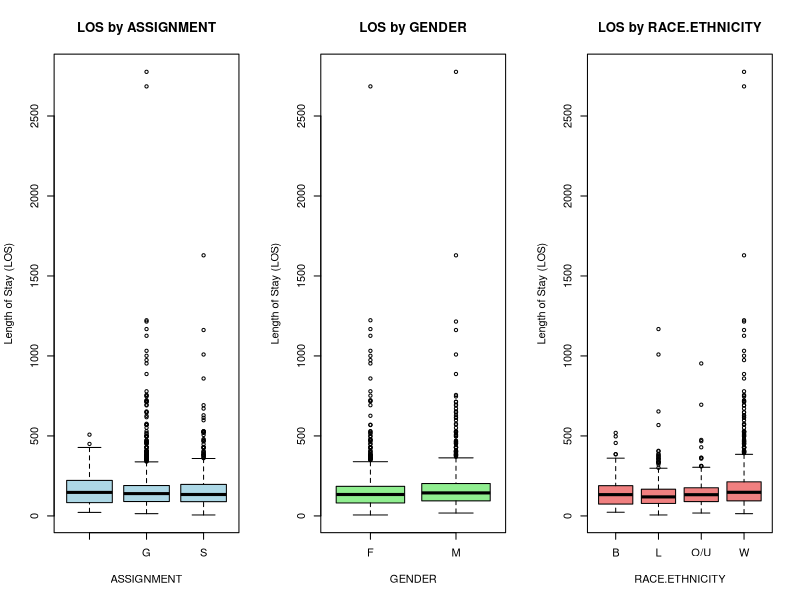

This chart was generated by the following R code:
## ---- chunk 1
library(tidyverse)
library(car)
## ---- chunk 2
data <- read.csv("data/Dataset.csv")
medication_key <- read.csv("data/Medicationkey.csv")
## ---- chunk 3
# Lets begin by taking a look into the datasets.
head(data)
print(colnames(data))

head(medication_key)
print(colnames(medication_key))
## ---- chunk 4
data$GENDER <- as.factor(data$GENDER)
data$`RACE.ETHNICITY` <- as.factor(data$`RACE.ETHNICITY`)
data$Assignment <- as.factor(data$Assignment)
data$EMR <- as.factor(data$EMR)
data$`Therapeutic.Guidances` <- as.factor(data$`Therapeutic.Guidances`)

anova_model <- aov(LOS ~ Assignment + GENDER + `RACE.ETHNICITY`, data = data)
summary(anova_model)
## ---- chunk 5
# Boxplots
par(mfrow = c(1, 3))  # Set up the plotting area to have 1 row and 3 columns

# Boxplot for ASSIGNMENT
boxplot(LOS ~ Assignment, data = data, main = "LOS by ASSIGNMENT",
        xlab = "ASSIGNMENT", ylab = "Length of Stay (LOS)", col = "lightblue")

# Boxplot for GENDER
boxplot(LOS ~ GENDER, data = data, main = "LOS by GENDER",
        xlab = "GENDER", ylab = "Length of Stay (LOS)", col = "lightgreen")

# Boxplot for RACE.ETHNICITY
boxplot(LOS ~ RACE.ETHNICITY, data = data, main = "LOS by RACE.ETHNICITY",
        xlab = "RACE.ETHNICITY", ylab = "Length of Stay (LOS)", col = "lightcoral")
